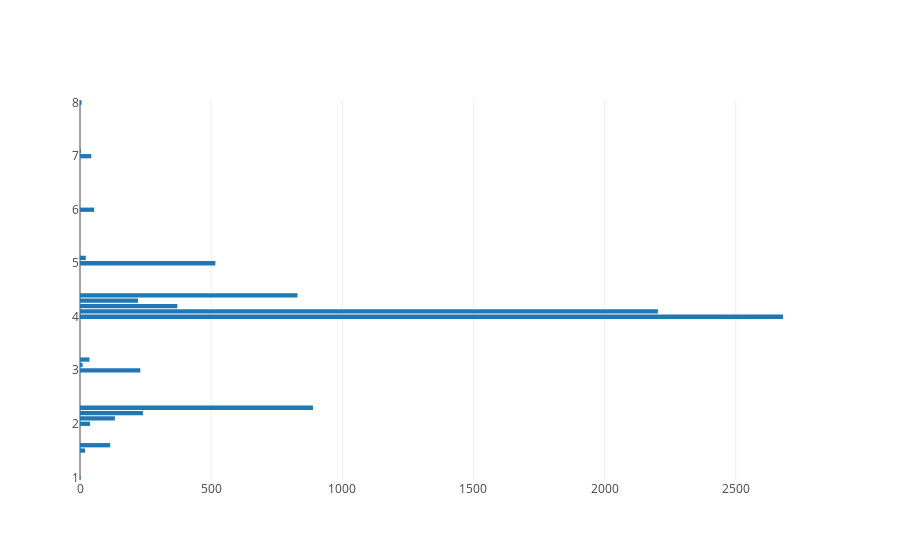

This figure's notebook cell:
### Code cell
apptype = app['Android Ver'].value_counts()

plotly.offline.iplot([
    go.Bar(
        y = apptype.index,
        x = apptype.values,
        orientation = 'h'
    )
], filename='basic_pie_chart')

### Figure 1 — Plotly figure (JSON) as saved in the notebook; plotly's stock layout.template omitted (floating-point values rounded to 4 significant figures)
{"data": [{"orientation": "h", "type": "bar", "uid": "a74166ac-05a5-406e-9dc2-a891e9100dc1", "x": [2680, 2203, 989, 888, 829, 516, 371, 240, 230, 221, 133, 115, 54, 43, 38, 36, 22, 19, 10, 6, 3, 2], "y": [4, 4.1, "Varies with device", 2.3, 4.4, 5, 4.2, 2.2, 3, 4.3, 2.1, 1.6, 6, 7, 2, 3.2, 5.1, 1.5, 3.1, 8, 7.1, 1]}], "layout": {}}
